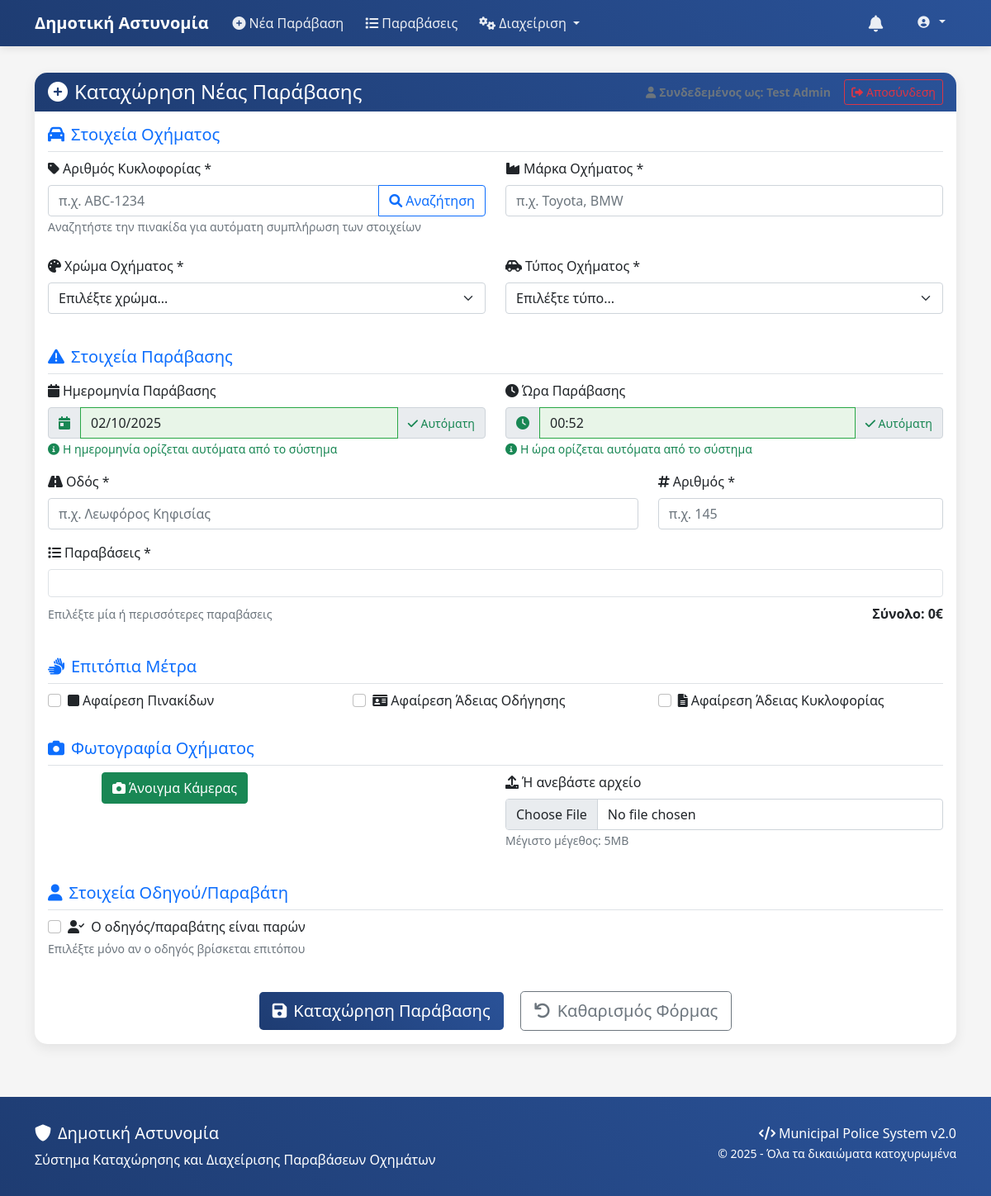
Page /new-violation (signed in) on the earlier database version.
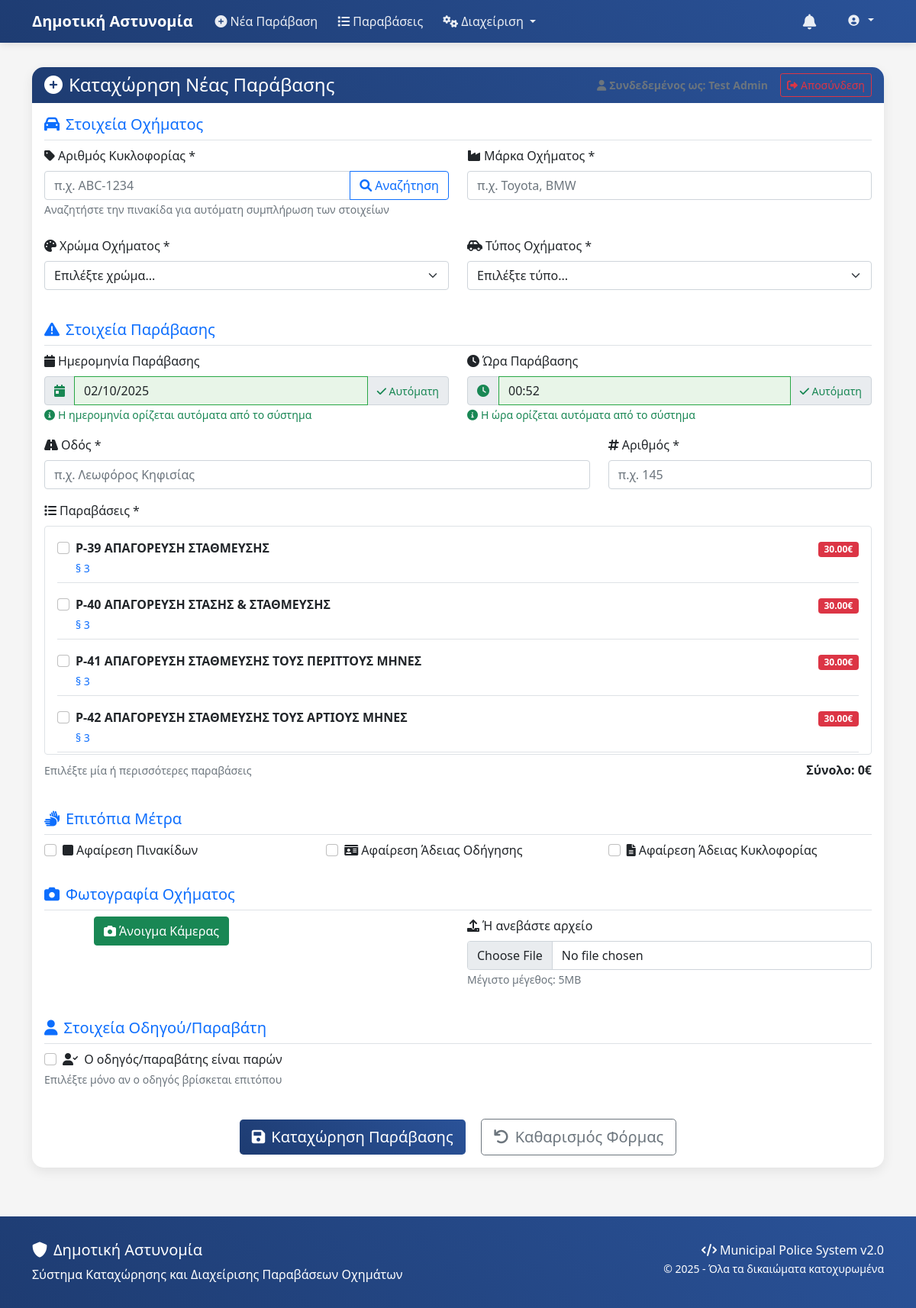
Same page on the later database version.
### app.py (models this page shows, shortened)
class ViolationsData(db.Model):
    id = db.Column(db.Integer, primary_key=True)
    description = db.Column(db.String(200), nullable=False)
    paragraph = db.Column(db.String(100), nullable=True)
    article = db.Column(db.String(20), nullable=True)  # π.χ. "7", "38", "49"
    article_paragraph = db.Column(db.String(20), nullable=True)  # π.χ. "2β", "3η", "4", "2ιβ"
    fine_cars = db.Column(db.Numeric(8,2), nullable=False)
    fine_motorcycles = db.Column(db.Numeric(8,2), nullable=True)
    fine_trucks = db.Column(db.Numeric(8,2), nullable=True)
    half_fine_motorcycles = db.Column(db.Boolean, default=False)  # Μισό πρόστιμο σε δίκυκλα
    remove_circulation_elements = db.Column(db.Boolean, default=False)
    circulation_removal_days = db.Column(db.Integer, nullable=True)  # 10 ή 40 ημέρες
    remove_circulation_license = db.Column(db.Boolean, default=False)
    circulation_license_removal_days = db.Column(db.Integer, nullable=True)
    remove_driving_license = db.Column(db.Boolean, default=False)
    driving_license_removal_days = db.Column(db.Integer, nullable=True)
    parking_special_provision = db.Column(db.Boolean, default=False)  # Άρθρο 7: Αφαίρεση στοιχείων αντί άδειας οδήγησης
    is_active = db.Column(db.Boolean, default=True)
    created_at = db.Column(db.DateTime, default=datetime.utcnow)
    updated_at = db.Column(db.DateTime, default=datetime.utcnow, onupdate=datetime.utcnow)
    @property
    def full_article(self):
        if self.article and self.article_paragraph:
            return f"Άρθρο {self.article} παρ. {self.article_paragraph}"
        elif self.article:
            return f"Άρθρο {self.article}"
        return ""

### app.py (the view)
@app.route('/new-violation')
@login_required
def new_violation():
    user = User.query.get(session['user_id'])
    vehicle_colors = DynamicField.query.filter_by(field_type='vehicle_color', is_active=True).all()
    vehicle_types = DynamicField.query.filter_by(field_type='vehicle_type', is_active=True).all()
    try:
        violations = ViolationsData.query.filter_by(is_active=True).all()
    except:
        violations = []
    return render_template('index.html',
                         vehicle_colors=vehicle_colors,
                         vehicle_types=vehicle_types,
                         violations=violations,
                         current_user=user,
                         datetime=datetime)

### app.py (called while the page is built)
def login_required(f):
    @wraps(f)
    def decorated_function(*args, **kwargs):
        if 'user_id' not in session:
            flash('Παρακαλώ συνδεθείτε για να συνεχίσετε.', 'warning')
            return redirect(url_for('login'))
        return f(*args, **kwargs)
    return decorated_function

### templates/index.html (shortened to what the changed rows need)
{% extends "base_v2.html" %}
{% block content %}
<div class="row">
    <div class="col-12">
        <div class="card">
            <div class="card-body">
                <form method="POST" action="{{ url_for('submit_violation') }}" onsubmit="return validateForm()">
                    <div class="row mb-4">
                        <div class="col-12 mb-3">
                            <label class="form-label">
                                <i class="fas fa-list me-1"></i>Παραβάσεις *
                            </label>
                            <div class="border rounded p-3" style="max-height: 300px; overflow-y: auto;">
                                {% for violation in violations %}
                                <div class="form-check mb-3 border-bottom pb-2">
                                    <input class="form-check-input violation-checkbox" type="checkbox" name="violations"
                                           value="{{ violation.id }}" id="violation_{{ loop.index }}"
                                           data-fine="{{ violation.fine_cars }}"
                                           data-description="{{ violation.description }}"
                                           data-article="{{ violation.full_article if violation.full_article else '' }}"
                                           data-remove-circulation="{{ 'true' if violation.remove_circulation_elements else 'false' }}"
                                           data-remove-license="{{ 'true' if violation.remove_driving_license else 'false' }}"
                                           data-remove-registration="{{ 'true' if violation.remove_circulation_license else 'false' }}"
                                           data-parking-special="{{ 'true' if violation.parking_special_provision else 'false' }}">
                                    <label class="form-check-label w-100" for="violation_{{ loop.index }}">
                                        <div class="d-flex justify-content-between align-items-start">
                                            <div class="flex-grow-1">
                                                <strong>{{ violation.description }}</strong>
                                                {% if violation.paragraph %}
                                                <small class="text-primary d-block mt-1">{{ violation.paragraph }}</small>
                                                {% endif %}
                                            </div>
                                            <div class="text-end">
                                                <span class="badge bg-danger">{{ violation.fine_cars }}€</span>
                                            </div>
                                        </div>
                                    </label>
                                </div>
                                {% endfor %}
                            </div>
                            <div class="d-flex justify-content-between align-items-center mt-2">
                                <small class="text-muted">Επιλέξτε μία ή περισσότερες παραβάσεις</small>
                                <div class="total-amount">
                                </div>
                            </div>
                        </div>
                    </div>
                </form>
            </div>
        </div>
    </div>
</div>
{% endblock %}

Differences in the rows shown:
added ViolationsData: description "Ρ-39 ΑΠΑΓΟΡΕΥΣΗ ΣΤΑΘΜΕΥΣΗΣ", paragraph "§ 3", fine_cars "30.00"
added ViolationsData: description "Ρ-40 ΑΠΑΓΟΡΕΥΣΗ ΣΤΑΣΗΣ & ΣΤΑΘΜΕΥΣΗΣ", paragraph "§ 3", fine_cars "30.00"
added ViolationsData: description "Ρ-41 ΑΠΑΓΟΡΕΥΣΗ ΣΤΑΘΜΕΥΣΗΣ ΤΟΥΣ ΠΕΡΙΤΤΟΥΣ ΜΗΝΕΣ", paragraph "§ 3", fine_cars "30.00"
added ViolationsData: description "Ρ-42 ΑΠΑΓΟΡΕΥΣΗ ΣΤΑΘΜΕΥΣΗΣ ΤΟΥΣ ΑΡΤΙΟΥΣ ΜΗΝΕΣ", paragraph "§ 3", fine_cars "30.00"
